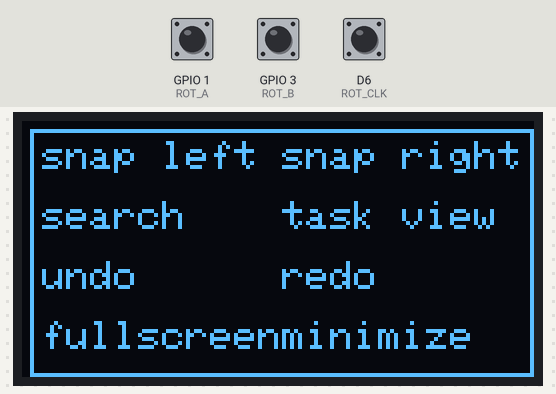
This sketch was run on a simulated ESP8266 (NodeMCU). On the bench: 128×64 one-colour display. Wiring (inferred from the names in the program): 4×2 keypad with keys 1 2 3 4 5 6 7 8 (labels assumed): rows D0, D1, D2, D3; columns D7, D8. The inputs (shaded band) are chosen by the test bench; at power-on: D6 (ROT_CLK) HIGH, GPIO 1 (ROT_A) HIGH, GPIO 3 (ROT_B) HIGH. USB keyboard and mouse output is not drawn.

Above: at 1.2 s.
1.3 s: D6 (ROT_CLK) pulled LOW for 1 s
At 1.51 s:
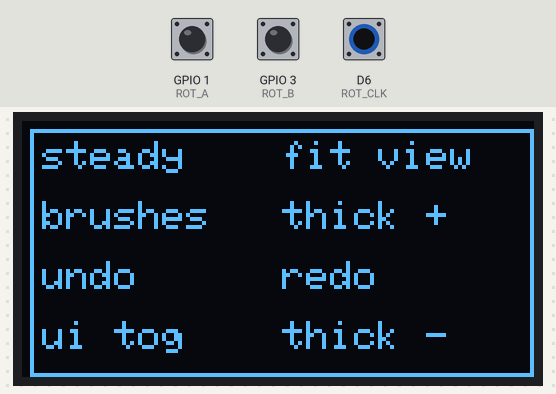
At 2.12 s:
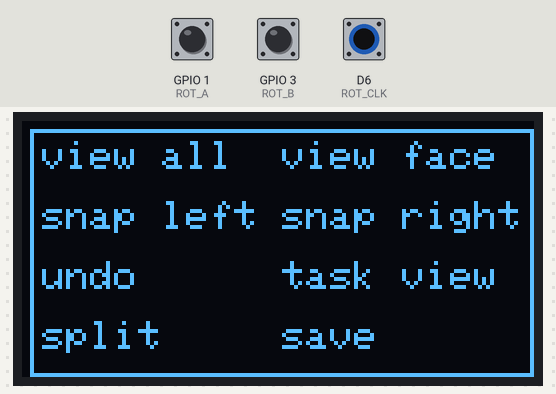
7.3 s: D6 (ROT_CLK) pulled LOW for 0.15 s
8.9 s: D6 (ROT_CLK) pulled LOW for 3.2 s
At 9.13 s:
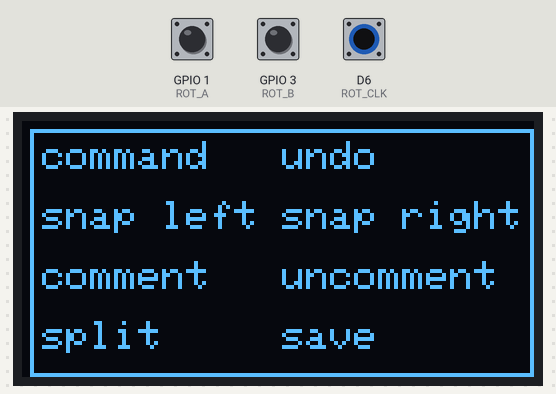
Timing chart, 0 to 11.9 s (numbered marks = the images above; inputs shaded):
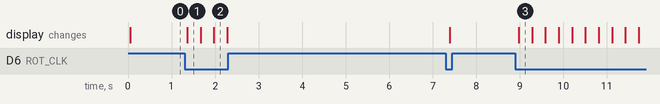

The sketch:

firmware_rp2040.ino
```cpp
#include "Keyboard.h"
#include "Mouse.h"
#include "pins.h"
#include <Wire.h>
#include <Adafruit_GFX.h>
#include <Adafruit_SSD1306.h>

#define SCREEN_WIDTH 128 // OLED display width, in pixels
#define SCREEN_HEIGHT 64 // OLED display height, in pixels

Adafruit_SSD1306 display(SCREEN_WIDTH, SCREEN_HEIGHT, &Wire, -1);

volatile int lastEncoded = 0;
volatile long encoderValue = 0;

int activeKeybindSet = 0;
bool buttonPressed = false; // Variable to track button press state

void setup() {
  // Set up the serial monitor
  Serial.begin(9600);

  Mouse.begin();
  Keyboard.begin();

  // Set up the row pins as inputs with pull-up resistors
  for (int i = 0; i < NUM_ROWS; i++) {
    pinMode(ROW_PINS[i], INPUT_PULLUP);
  }
  // Set up the column pins as outputs
  for (int i = 0; i < NUM_COLS; i++) {
    pinMode(COL_PINS[i], OUTPUT);
  }

  pinMode(ROT_A, INPUT_PULLUP);
  pinMode(ROT_B, INPUT_PULLUP);
  pinMode(ROT_CLK, INPUT_PULLUP);

  Wire.begin();

  // Initialize the SSD1306 display
  if (!display.begin(SSD1306_SWITCHCAPVCC, 0x3C)) {
    Serial.println(F("SSD1306 initialization failed"));
    while (1); // Stop here if the display couldn't be initialized
  }

  attachInterrupt(digitalPinToInterrupt(ROT_A), updateEncoder, CHANGE);
  attachInterrupt(digitalPinToInterrupt(ROT_B), updateEncoder, CHANGE);

  displayKeybinds();
}

void loop() {
  // change keybind set
  if (digitalRead(ROT_CLK) == LOW) {
    activeKeybindSet++;
    if (activeKeybindSet >= NUM_KEYBIND_SETS) {
      activeKeybindSet = 0;
    }
    displayKeybinds(); // Update the display with the new keybind set
    delay(200); // debounce
  }

  // Scan each column for button presses
  for (int col = 0; col < NUM_COLS; col++) {
    digitalWrite(COL_PINS[col], LOW);
    for (int row = 0; row < NUM_ROWS; row++) {
      if (digitalRead(ROW_PINS[row]) == LOW) {
        // Button is pressed
        if (!buttonPressed) {
          buttonPressed = true; // Set button press state to true
          Serial.print("Row ");
          Serial.print(row);
          Serial.print(" Col ");
          Serial.print(col);
          Serial.println(" pressed");
          executeShortcut(row, col);
          delay(200);
        }
      }
      else {
        if (buttonPressed) {
          buttonPressed = false; // Reset button press state
          Serial.println("Button released");
          // Release all keys when button is released
          Keyboard.releaseAll();
        }
      }
      delay(10); // Delay to debounce the button
    }
    digitalWrite(COL_PINS[col], HIGH);
  }

  updateEncoder();
}

void executeShortcut(int row, int col) {
  const char* shortcutName = keybinds[activeKeybindSet][row][col];
  for (int i = 0; i < NUM_SHORTCUTS; i++) {
    if (strcmp(shortcutNames[i], shortcutName) == 0) {
      const char* shortcutCombo = shortcutCombos[i];
      int comboLength = 3; // Length of shortcutCombo, modify when adding longer shortcuts
      for (int j = 0; j < comboLength; j++) {
        Keyboard.press(shortcutCombo[j]);
        delay(10);
      }
    }
  }
}

void displayKeybinds(){
  display.clearDisplay(); // Clear the display
  display.setRotation(2);
  display.setTextSize(1.5); // Set text size
  display.setTextColor(SSD1306_WHITE); // Set text color
  display.drawRect(2, 2, 126, 62, SSD1306_WHITE);
  int cursorx = 5, cursory = 5;
  display.setCursor(cursorx, cursory); // Set cursor position

  // this it how this should work if i hadn't done the wiring while high off my ass
  /*for (int col = 0; col < NUM_COLS; col++){
    for (int row = 0; row < NUM_ROWS; row++){
      display.setCursor(cursorx, cursory);
      display.print(keybinds[row][col]);
      cursory += 10;
    }
    cursorx = 50;
    cursory = 5;
  }*/

  for (int row = 0; row < NUM_ROWS; row++){
      display.setCursor(cursorx, cursory);
      display.print(keybinds[activeKeybindSet][row][1]);
      cursorx += 60;
      if (row==1){
        cursorx = 5;
        cursory += 15;
      }
  }
  cursorx = 5;
  cursory = 35;
  for (int row = 0; row < NUM_ROWS; row++){
    display.setCursor(cursorx, cursory);
    display.print(keybinds[activeKeybindSet][row][0]);
    cursorx += 60;
    if (row==1){
      cursorx = 5;
      cursory += 15;
    }
  }

  display.display();
}

void updateEncoder() {
  int MSB = digitalRead(ROT_A); // Most significant bit
  int LSB = digitalRead(ROT_B); // Least significant bit

  int encoded = (MSB << 1) | LSB;
  int sum = (lastEncoded << 2) | encoded;

  if (sum == 0b1101 || sum == 0b0100 || sum == 0b0010 || sum == 0b1011) {
    encoderValue++;
    // Clockwise rotation
    Mouse.move(0, 0, -1); // Scroll up
    Serial.println("Scrolling up");
  } else if (sum == 0b1110 || sum == 0b0111 || sum == 0b0001 || sum == 0b1000) {
    encoderValue--;
    // Counterclockwise rotation
    Mouse.move(0, 0, 1); // Scroll down
    Serial.println("Scrolling down");
  }

  lastEncoded = encoded;
}

////////////////////   
```

pins.h
```cpp
// Configuration Section

// Define the pins for the rows and columns
const int ROW_PINS[] = {D0, D1, D2, D3};
const int COL_PINS[] = {D8, D7};
const int NUM_ROWS = sizeof(ROW_PINS) / sizeof(ROW_PINS[0]);
const int NUM_COLS = sizeof(COL_PINS) / sizeof(COL_PINS[0]);

// Define pins for the rotary encoder(s)
const int ROT_A = D10;
const int ROT_B = D9;
const int ROT_CLK = D6;

// Define the shortcuts
const int NUM_SHORTCUTS = 28;
const char* shortcutNames[] = {"undo", "copy", "paste", "view", "pipette", "ui tog", "redo", "snap left", "snap right", "search", "task view",
                                "lasso", "steady", "fill", "fit view", "brushes", "move", "thick +", "thick -", "command", "comment","uncomment",
                                "save","split", "view face", "view all", "fullscreen", "minimize"};
const char shortcutCombos[NUM_SHORTCUTS][3] = {
  {KEY_LEFT_CTRL, 'z'},
  {KEY_LEFT_CTRL, 'c'},
  {KEY_LEFT_CTRL, 'v'},
  {KEY_LEFT_CTRL, '8'},
  {KEY_LEFT_ALT, 'i'},
  {'t'},
  {KEY_LEFT_CTRL, 'y'},
  {KEY_LEFT_GUI, KEY_LEFT_ARROW},
  {KEY_LEFT_GUI, KEY_RIGHT_ARROW},
  {KEY_LEFT_GUI, '1'},
  {KEY_LEFT_GUI, KEY_TAB},
  {'l'},
  {KEY_LEFT_CTRL, 'r'},
  {KEY_LEFT_CTRL, 'f'},
  {KEY_LEFT_CTRL, '0'},
  {KEY_LEFT_CTRL, 'b'},
  {' '},
  {KEY_LEFT_CTRL, KEY_LEFT_ALT, 'k'},
  {KEY_LEFT_CTRL, KEY_LEFT_ALT, 'l'},
  {KEY_LEFT_CTRL, KEY_LEFT_SHIFT, 'p'},
  {KEY_LEFT_CTRL, KEY_LEFT_ALT, 'k'},
  {KEY_LEFT_CTRL, KEY_LEFT_ALT, 'l'},
  {KEY_LEFT_CTRL, 's'},
  {KEY_LEFT_CTRL, KEY_LEFT_ALT, 'q'},
  {KEY_LEFT_CTRL, '8'},
  {KEY_LEFT_CTRL, '7'},
  {KEY_F11},
	{KEY_LEFT_GUI, 'm'}
};

const int NUM_KEYBIND_SETS = 4; // Change the value according to your requirements

// Define the keybinds
const char* keybinds[NUM_KEYBIND_SETS][NUM_ROWS][NUM_COLS] = {
  {{"undo", "snap left"},
   {"redo", "snap right"},
   {"fullscreen", "search"},
   {"minimize", "task view"}},

  {{"undo", "steady"},
   {"redo", "fit view"},
   {"ui tog", "brushes"},
   {"thick -", "thick +"}},

  {{"comment", "command"},
   {"uncomment", "undo"},
   {"split", "snap left"},
   {"save", "snap right"}},

  {{"undo", "view all"},
   {"task view", "view face"},
   {"split", "snap left"},
   {"save", "snap right"}}
};

        
```

Measured:
- after the input at 1.3 s, the display: changes after 0.06 s (image 1)
- after the input at 8.9 s, the display: changes after 0.08 s (image 3)
